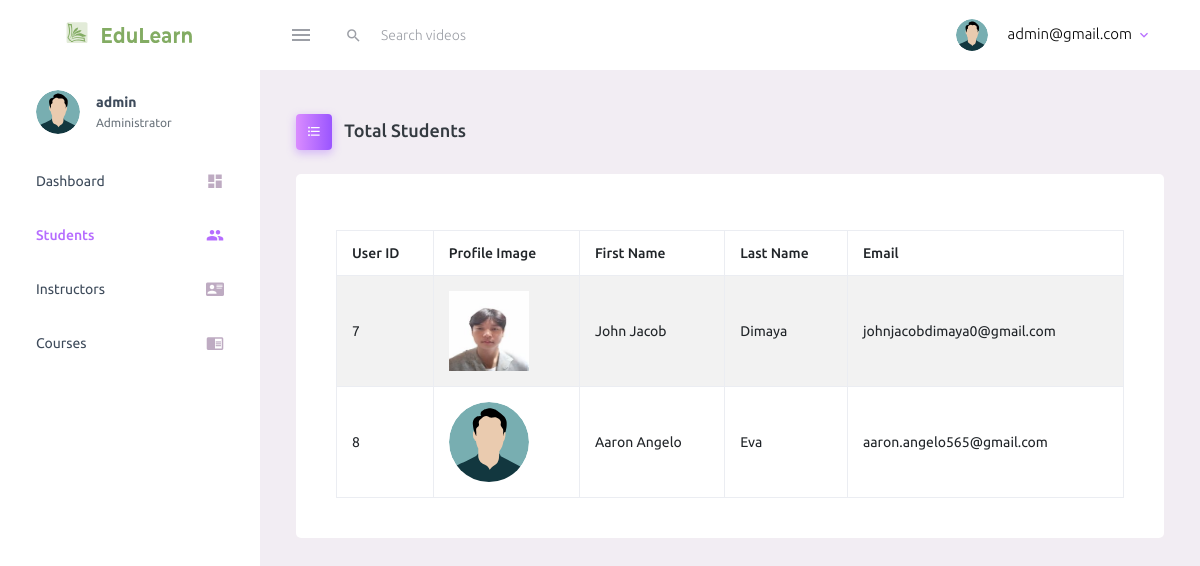
Page /views/admin/dashboard/students.php on the earlier database version.
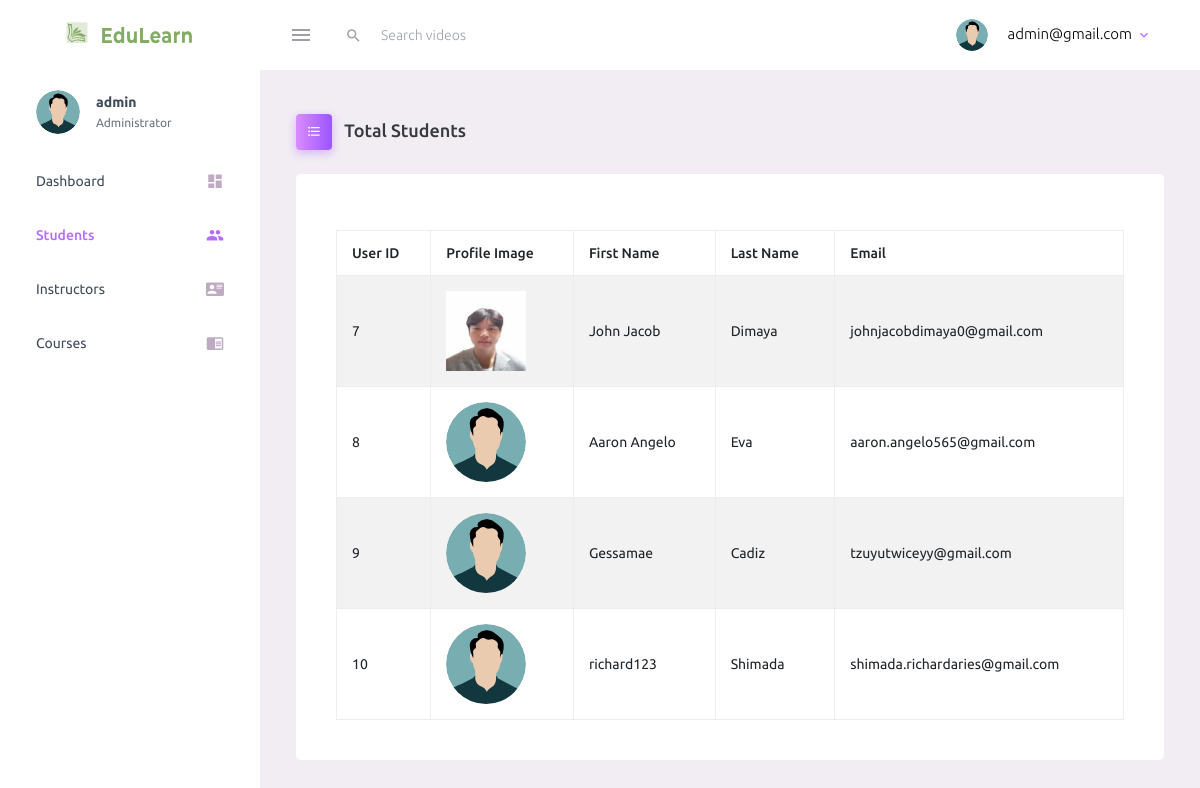
Same page on the later database version.
### tables this page shows
CREATE TABLE `user_tbl` (
  `id` int(11) NOT NULL,
  `firstname` varchar(255) DEFAULT NULL,
  `lastname` varchar(255) DEFAULT NULL,
  `gender` varchar(255) DEFAULT NULL,
  `biography` varchar(200) DEFAULT NULL,
  `email` varchar(255) DEFAULT NULL,
  `password` varchar(255) DEFAULT NULL,
  `verify_token` varchar(255) NOT NULL,
  `profile` text DEFAULT NULL,
  `access` varchar(255) DEFAULT 'student'
);

### models/View.php (called while the page is built, shortened)
<?php
class View extends Config
{
?>
<?php
    public function get_students() {
        $connection = $this->openConnection();
        $stmt = $connection->prepare("SELECT * FROM user_tbl");
        $stmt->execute();
        $data = $stmt->fetchAll();
        return $data;
    }
}
?>

### controllers/functions.php (called while the page is built, shortened)
<?php
function get_students() {
    $view = new View();
    return $view->get_students();
}
?>

### views/admin/dashboard/students.php (the view, shortened to what this page needs)
<?php include('./partials/__header.php'); ?>
<div class="container-scroller">
    <?php include('./components/navbar.php'); ?>
    <div class="container-fluid page-body-wrapper">
        <?php include('./components/sidebar.php'); ?>
        <div class="main-panel">
            <div class="content-wrapper">
                <div class="page-header">
                    <h3 class="page-title">
                        <span class="page-title-icon bg-gradient-primary text-white me-2">
                            <i class="mdi mdi-format-list-bulleted "></i>
                        </span> Total Students
                    </h3>
                </div>
                <?php $students = get_students(); ?>
                <div class="col-lg-12 grid-margin stretch-card">
                    <div class="card">
                        <div class="card-body">
                            <table class="mt-3 table table-bordered table-striped table-hover">
                                <thead>
                                    <tr>
                                        <th>User ID</th>
                                        <th>Profile Image</th>
                                        <th>First Name</th>
                                        <th>Last Name</th>
                                        <th>Email</th>
                                    </tr>
                                </thead>
                                <tbody>
                                    <?php foreach ($students as $student) : ?>
                                        <tr>
                                            <td><?= $student['id'] ?></td>
                                            <td><img src="/eduLearn/uploads/<?= isset($student['profile']) ? $student['profile'] : 'default-user-male.svg'  ?>" alt="" height="80" width="80" ></td>
                                            <td><?= $student['firstname'] ?></td>
                                            <td><?= $student['lastname'] ?></td>
                                            <td><?= $student['email'] ?></td>
                                        </tr>
                                    <?php endforeach; ?>
                                </tbody>
                            </table>
                        </div>
                    </div>
                </div>
            </div>
        </div>
    </div>
</div>
<?php include('./partials/__footer.php'); ?>

Differences in the rows shown:
added user_tbl: id "9", firstname "Gessamae", lastname "Cadiz", email "tzuyutwiceyy@gmail.com"
added user_tbl: id "10", firstname "richard123", lastname "Shimada", email "shimada.richardaries@gmail.com"
